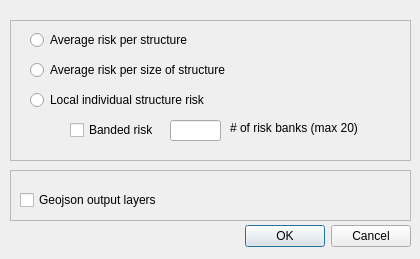
<?xml version="1.0" encoding="UTF-8"?>
<ui version="4.0">
 <class>Dialog</class>
 <widget class="QDialog" name="Dialog">
  <property name="geometry">
   <rect>
    <x>0</x>
    <y>0</y>
    <width>420</width>
    <height>259</height>
   </rect>
  </property>
  <property name="windowTitle">
   <string>Risk type</string>
  </property>
  <widget class="QDialogButtonBox" name="buttonBox">
   <property name="geometry">
    <rect>
     <x>70</x>
     <y>220</y>
     <width>341</width>
     <height>32</height>
    </rect>
   </property>
   <property name="orientation">
    <enum>Qt::Orientation::Horizontal</enum>
   </property>
   <property name="standardButtons">
    <set>QDialogButtonBox::StandardButton::Cancel|QDialogButtonBox::StandardButton::Ok</set>
   </property>
  </widget>
  <widget class="QFrame" name="frame">
   <property name="geometry">
    <rect>
     <x>10</x>
     <y>20</y>
     <width>401</width>
     <height>141</height>
    </rect>
   </property>
   <property name="frameShape">
    <enum>QFrame::Shape::StyledPanel</enum>
   </property>
   <property name="frameShadow">
    <enum>QFrame::Shadow::Raised</enum>
   </property>
   <widget class="QRadioButton" name="riskPerUnitAreaRadioButton">
    <property name="geometry">
     <rect>
      <x>20</x>
      <y>40</y>
      <width>221</width>
      <height>20</height>
     </rect>
    </property>
    <property name="text">
     <string>Average risk per size of structure</string>
    </property>
   </widget>
   <widget class="QRadioButton" name="riskPerStructureTypeRadioButton">
    <property name="geometry">
     <rect>
      <x>20</x>
      <y>10</y>
      <width>221</width>
      <height>20</height>
     </rect>
    </property>
    <property name="text">
     <string>Average risk per structure</string>
    </property>
   </widget>
   <widget class="QRadioButton" name="individualStructureRiskRadioButton">
    <property name="geometry">
     <rect>
      <x>20</x>
      <y>70</y>
      <width>221</width>
      <height>20</height>
     </rect>
    </property>
    <property name="text">
     <string>Local individual structure risk</string>
    </property>
   </widget>
   <widget class="QCheckBox" name="bandedRisk_checkbox">
    <property name="geometry">
     <rect>
      <x>60</x>
      <y>100</y>
      <width>121</width>
      <height>20</height>
     </rect>
    </property>
    <property name="text">
     <string>Banded risk</string>
    </property>
   </widget>
   <widget class="QLineEdit" name="bandedRisk_lineEdit">
    <property name="geometry">
     <rect>
      <x>160</x>
      <y>100</y>
      <width>51</width>
      <height>21</height>
     </rect>
    </property>
   </widget>
   <widget class="QLabel" name="bandedRisk_label">
    <property name="geometry">
     <rect>
      <x>220</x>
      <y>100</y>
      <width>141</width>
      <height>16</height>
     </rect>
    </property>
    <property name="text">
     <string># of risk banks (max 20)</string>
    </property>
   </widget>
  </widget>
  <widget class="QFrame" name="frame_2">
   <property name="geometry">
    <rect>
     <x>10</x>
     <y>170</y>
     <width>401</width>
     <height>51</height>
    </rect>
   </property>
   <property name="frameShape">
    <enum>QFrame::Shape::StyledPanel</enum>
   </property>
   <property name="frameShadow">
    <enum>QFrame::Shadow::Raised</enum>
   </property>
   <widget class="QCheckBox" name="geojson_checkbox">
    <property name="geometry">
     <rect>
      <x>10</x>
      <y>20</y>
      <width>161</width>
      <height>20</height>
     </rect>
    </property>
    <property name="text">
     <string>Geojson output layers</string>
    </property>
   </widget>
  </widget>
  <zorder>frame</zorder>
  <zorder>buttonBox</zorder>
  <zorder>frame_2</zorder>
 </widget>
 <resources/>
 <connections>
  <connection>
   <sender>buttonBox</sender>
   <signal>accepted()</signal>
   <receiver>Dialog</receiver>
   <slot>accept()</slot>
   <hints>
    <hint type="sourcelabel">
     <x>248</x>
     <y>254</y>
    </hint>
    <hint type="destinationlabel">
     <x>157</x>
     <y>274</y>
    </hint>
   </hints>
  </connection>
  <connection>
   <sender>buttonBox</sender>
   <signal>rejected()</signal>
   <receiver>Dialog</receiver>
   <slot>reject()</slot>
   <hints>
    <hint type="sourcelabel">
     <x>316</x>
     <y>260</y>
    </hint>
    <hint type="destinationlabel">
     <x>286</x>
     <y>274</y>
    </hint>
   </hints>
  </connection>
 </connections>
</ui>
